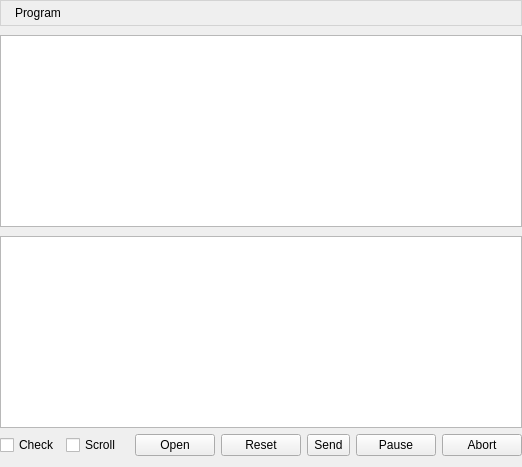
  <widget class="QWidget" name="centralWidget">
   <layout class="QVBoxLayout" name="verticalLayout_23">
    <property name="spacing">
     <number>0</number>
    </property>
    <property name="leftMargin">
     <number>0</number>
    </property>
    <property name="topMargin">
     <number>0</number>
    </property>
    <property name="rightMargin">
     <number>0</number>
    </property>
    <item>
     <widget class="QLabel" name="grpProgram">
      <property name="styleSheet">
       <string notr="true">QLabel {
	padding: 5 0 5 11;
	background-color: palette(window);
	border: 1px solid lightgray;
}

QLabel[overrided=&quot;true&quot;] {
	color: red;
}

QLabel[overrided=&quot;false&quot;] {
	color: palette(windowtext);
}</string>
      </property>
      <property name="text">
       <string>Program</string>
      </property>
     </widget>
    </item>
    <item>
     <widget class="QWidget" name="widgetProgram" native="true">
      <layout class="QVBoxLayout" name="verticalLayout_17">
       <property name="leftMargin">
        <number>0</number>
       </property>
       <property name="rightMargin">
        <number>0</number>
       </property>
       <property name="bottomMargin">
        <number>0</number>
       </property>
       <item>
        <layout class="QVBoxLayout" name="verticalLayout_21">
         <property name="spacing">
          <number>9</number>
         </property>
         <item>
          <widget class="QTableView" name="tblProgram">
           <property name="font">
            <font>
             <pointsize>9</pointsize>
            </font>
           </property>
           <property name="contextMenuPolicy">
            <enum>Qt::CustomContextMenu</enum>
           </property>
           <property name="editTriggers">
            <set>QAbstractItemView::AnyKeyPressed|QAbstractItemView::DoubleClicked|QAbstractItemView::EditKeyPressed|QAbstractItemView::SelectedClicked</set>
           </property>
           <property name="selectionMode">
            <enum>QAbstractItemView::ContiguousSelection</enum>
           </property>
           <property name="selectionBehavior">
            <enum>QAbstractItemView::SelectRows</enum>
           </property>
           <property name="gridStyle">
            <enum>Qt::DashLine</enum>
           </property>
           <attribute name="horizontalHeaderHighlightSections">
            <bool>false</bool>
           </attribute>
           <attribute name="horizontalHeaderMinimumSectionSize">
            <number>50</number>
           </attribute>
           <attribute name="verticalHeaderVisible">
            <bool>false</bool>
           </attribute>
          </widget>
         </item>
         <item>
          <widget class="QTableView" name="tblHeightMap">
           <property name="alternatingRowColors">
            <bool>true</bool>
           </property>
           <property name="selectionMode">
            <enum>QAbstractItemView::SingleSelection</enum>
           </property>
           <property name="gridStyle">
            <enum>Qt::DashLine</enum>
           </property>
           <attribute name="horizontalHeaderVisible">
            <bool>false</bool>
           </attribute>
           <attribute name="horizontalHeaderDefaultSectionSize">
            <number>60</number>
           </attribute>
           <attribute name="horizontalHeaderHighlightSections">
            <bool>false</bool>
           </attribute>
           <attribute name="verticalHeaderVisible">
            <bool>false</bool>
           </attribute>
          </widget>
         </item>
        </layout>
       </item>
       <item>
        <layout class="QHBoxLayout" name="horizontalLayout_4">
         <item>
          <widget class="QCheckBox" name="chkTestMode">
           <property name="text">
            <string>Check</string>
           </property>
          </widget>
         </item>
         <item>
          <widget class="QCheckBox" name="chkAutoScroll">
           <property name="text">
            <string>Scroll</string>
           </property>
          </widget>
         </item>
         <item>
          <spacer name="spacerBot_2">
           <property name="orientation">
            <enum>Qt::Horizontal</enum>
           </property>
           <property name="sizeHint" stdset="0">
            <size>
             <width>8</width>
             <height>20</height>
            </size>
           </property>
          </spacer>
         </item>
         <item>
          <widget class="QPushButton" name="cmdFileOpen">
           <property name="text">
            <string>Open</string>
           </property>
          </widget>
         </item>
         <item>
          <widget class="QPushButton" name="cmdFileReset">
           <property name="text">
            <string>Reset</string>
           </property>
          </widget>
         </item>
         <item>
          <widget class="QToolButton" name="cmdFileSend">
           <property name="sizePolicy">
            <sizepolicy hsizetype="Minimum" vsizetype="Minimum">
             <horstretch>0</horstretch>
             <verstretch>0</verstretch>
            </sizepolicy>
           </property>
           <property name="baseSize">
            <size>
             <width>93</width>
             <height>0</height>
            </size>
           </property>
           <property name="text">
            <string>Send</string>
           </property>
          </widget>
         </item>
         <item>
          <widget class="QPushButton" name="cmdFilePause">
           <property name="text">
            <string>Pause</string>
           </property>
           <property name="checkable">
            <bool>true</bool>
           </property>
          </widget>
         </item>
         <item>
          <widget class="QPushButton" name="cmdFileAbort">
           <property name="text">
            <string>Abort</string>
           </property>
          </widget>
         </item>
        </layout>
       </item>
      </layout>
     </widget>
    </item>
   </layout>
  </widget>
